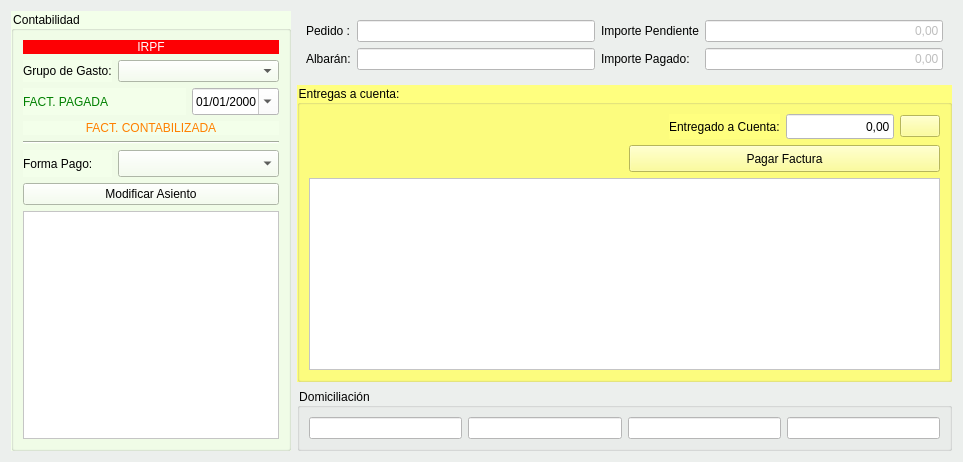
     <widget class="QWidget" name="tab_7">
      <property name="styleSheet">
       <string notr="true">background-color: #ecefed;</string>
      </property>
      <attribute name="title">
       <string>Procesos</string>
      </attribute>
      <layout class="QGridLayout" name="gridLayout_3">
       <item row="0" column="0" rowspan="3">
        <widget class="QGroupBox" name="groupBox_4">
         <property name="styleSheet">
          <string notr="true">background-color: rgb(243, 255, 234);</string>
         </property>
         <property name="title">
          <string>Contabilidad</string>
         </property>
         <layout class="QGridLayout" name="gridLayout_4">
          <item row="0" column="0">
           <layout class="QGridLayout" name="gridLayout_16">
            <item row="3" column="0" colspan="3">
             <widget class="QLabel" name="lblContabilizada">
              <property name="styleSheet">
               <string notr="true">color: rgb(255, 128, 0);</string>
              </property>
              <property name="text">
               <string>FACT. CONTABILIZADA</string>
              </property>
              <property name="alignment">
               <set>Qt::AlignCenter</set>
              </property>
             </widget>
            </item>
            <item row="5" column="0">
             <widget class="QLabel" name="label_31">
              <property name="text">
               <string>Forma Pago:</string>
              </property>
             </widget>
            </item>
            <item row="0" column="0" colspan="3">
             <widget class="QLabel" name="lblIRPF_4">
              <property name="styleSheet">
               <string notr="true">color: rgb(255, 255, 255);
font: 75 12pt &quot;Nimbus Mono L&quot;;
background-color: rgb(253, 0, 4);</string>
              </property>
              <property name="text">
               <string>IRPF</string>
              </property>
              <property name="alignment">
               <set>Qt::AlignCenter</set>
              </property>
             </widget>
            </item>
            <item row="2" column="0" colspan="2">
             <widget class="QLabel" name="lblFacturaPagada">
              <property name="styleSheet">
               <string notr="true">color: rgb(0, 128, 0);</string>
              </property>
              <property name="text">
               <string>FACT. PAGADA</string>
              </property>
             </widget>
            </item>
            <item row="2" column="2">
             <widget class="QDateEdit" name="txtdFechaCobro">
              <property name="minimumSize">
               <size>
                <width>0</width>
                <height>27</height>
               </size>
              </property>
              <property name="styleSheet">
               <string notr="true">background-color: rgb(255, 255, 255);</string>
              </property>
              <property name="displayFormat">
               <string>dd/MM/yyyy</string>
              </property>
              <property name="calendarPopup">
               <bool>true</bool>
              </property>
             </widget>
            </item>
            <item row="5" column="1" colspan="2">
             <widget class="QComboBox" name="cbocFormaPago">
              <property name="minimumSize">
               <size>
                <width>0</width>
                <height>27</height>
               </size>
              </property>
             </widget>
            </item>
            <item row="4" column="0" colspan="3">
             <widget class="Line" name="line_3">
              <property name="orientation">
               <enum>Qt::Horizontal</enum>
              </property>
             </widget>
            </item>
            <item row="1" column="0">
             <widget class="QLabel" name="label_21">
              <property name="text">
               <string>Grupo de Gasto:</string>
              </property>
             </widget>
            </item>
            <item row="1" column="1" colspan="2">
             <widget class="QComboBox" name="cbo_grupo_gasto"/>
            </item>
           </layout>
          </item>
          <item row="1" column="0">
           <widget class="QPushButton" name="pushButton">
            <property name="text">
             <string>Modificar Asiento</string>
            </property>
           </widget>
          </item>
          <item row="2" column="0">
           <widget class="QTableView" name="tablaAsientos">
            <property name="styleSheet">
             <string notr="true">background-color: rgb(255, 255, 255);
alternate-background-color: rgb(255, 253, 225);</string>
            </property>
            <property name="alternatingRowColors">
             <bool>true</bool>
            </property>
            <attribute name="horizontalHeaderStretchLastSection">
             <bool>true</bool>
            </attribute>
           </widget>
          </item>
         </layout>
        </widget>
       </item>
       <item row="0" column="1">
        <widget class="QFrame" name="frame_2">
         <layout class="QGridLayout" name="gridLayout_5">
          <item row="0" column="1">
           <widget class="QLineEdit" name="txtcPedidoProveedor">
            <property name="styleSheet">
             <string notr="true">background-color: rgb(255, 255, 255);</string>
            </property>
           </widget>
          </item>
          <item row="0" column="0">
           <widget class="QLabel" name="label_24">
            <property name="text">
             <string>Pedido :</string>
            </property>
           </widget>
          </item>
          <item row="0" column="3">
           <widget class="QLineEdit" name="txtrImportePendiente">
            <property name="enabled">
             <bool>false</bool>
            </property>
            <property name="styleSheet">
             <string notr="true">background-color: rgb(255, 255, 255);</string>
            </property>
            <property name="text">
             <string>0,00</string>
            </property>
            <property name="alignment">
             <set>Qt::AlignRight|Qt::AlignTrailing|Qt::AlignVCenter</set>
            </property>
            <property name="readOnly">
             <bool>true</bool>
            </property>
           </widget>
          </item>
          <item row="0" column="2">
           <widget class="QLabel" name="label_22">
            <property name="text">
             <string>Importe Pendiente</string>
            </property>
           </widget>
          </item>
          <item row="1" column="2">
           <widget class="QLabel" name="label_20">
            <property name="text">
             <string>Importe Pagado:</string>
            </property>
           </widget>
          </item>
          <item row="1" column="3">
           <widget class="QLineEdit" name="txtImportePagadoFactura">
            <property name="enabled">
             <bool>false</bool>
            </property>
            <property name="styleSheet">
             <string notr="true">background-color: rgb(255, 255, 255);</string>
            </property>
            <property name="text">
             <string>0,00</string>
            </property>
            <property name="alignment">
             <set>Qt::AlignRight|Qt::AlignTrailing|Qt::AlignVCenter</set>
            </property>
           </widget>
          </item>
          <item row="1" column="0">
           <widget class="QLabel" name="label_32">
            <property name="text">
             <string>Albarán:</string>
            </property>
           </widget>
          </item>
          <item row="1" column="1">
           <widget class="QLineEdit" name="txtAlbaran">
            <property name="styleSheet">
             <string notr="true">background-color: rgb(255, 255, 255);</string>
            </property>
           </widget>
          </item>
         </layout>
        </widget>
       </item>
       <item row="1" column="1">
        <widget class="QGroupBox" name="groupBox_3">
         <property name="styleSheet">
          <string notr="true">background-color: rgb(255, 255, 127);</string>
         </property>
         <property name="title">
          <string>Entregas a cuenta:</string>
         </property>
         <layout class="QGridLayout" name="gridLayout_8">
          <item row="0" column="0">
           <spacer name="horizontalSpacer_6">
            <property name="orientation">
             <enum>Qt::Horizontal</enum>
            </property>
            <property name="sizeHint" stdset="0">
             <size>
              <width>314</width>
              <height>20</height>
             </size>
            </property>
           </spacer>
          </item>
          <item row="2" column="0" colspan="2">
           <widget class="QTableView" name="tabla_entregas">
            <property name="styleSheet">
             <string notr="true">background-color: rgb(255, 255, 255);
alternate-background-color: rgb(255, 255, 222);</string>
            </property>
            <property name="alternatingRowColors">
             <bool>true</bool>
            </property>
           </widget>
          </item>
          <item row="0" column="1">
           <layout class="QHBoxLayout" name="horizontalLayout_8">
            <item>
             <spacer name="horizontalSpacer_8">
              <property name="orientation">
               <enum>Qt::Horizontal</enum>
              </property>
              <property name="sizeHint" stdset="0">
               <size>
                <width>40</width>
                <height>20</height>
               </size>
              </property>
             </spacer>
            </item>
            <item>
             <widget class="QLabel" name="label_23">
              <property name="text">
               <string>Entregado a Cuenta:</string>
              </property>
             </widget>
            </item>
            <item>
             <widget class="QLineEdit" name="txtrACuenta">
              <property name="minimumSize">
               <size>
                <width>0</width>
                <height>25</height>
               </size>
              </property>
              <property name="maximumSize">
               <size>
                <width>120</width>
                <height>16777215</height>
               </size>
              </property>
              <property name="styleSheet">
               <string notr="true">background-color: rgb(255, 255, 255);</string>
              </property>
              <property name="text">
               <string>0,00</string>
              </property>
              <property name="alignment">
               <set>Qt::AlignRight|Qt::AlignTrailing|Qt::AlignVCenter</set>
              </property>
             </widget>
            </item>
            <item>
             <widget class="QPushButton" name="pushButton_2">
              <property name="icon">
               <iconset resource="../maya.qrc">
                <normaloff>:/Icons/PNG/add.png</normaloff>:/Icons/PNG/add.png</iconset>
              </property>
              <property name="iconSize">
               <size>
                <width>15</width>
                <height>15</height>
               </size>
              </property>
             </widget>
            </item>
           </layout>
          </item>
          <item row="1" column="1">
           <widget class="QPushButton" name="btnCobrar">
            <property name="minimumSize">
             <size>
              <width>0</width>
              <height>27</height>
             </size>
            </property>
            <property name="text">
             <string>Pagar Factura</string>
            </property>
            <property name="icon">
             <iconset resource="../maya.qrc">
              <normaloff>:/Icons/PNG/Fp.png</normaloff>:/Icons/PNG/Fp.png</iconset>
            </property>
            <property name="iconSize">
             <size>
              <width>24</width>
              <height>24</height>
             </size>
            </property>
           </widget>
          </item>
         </layout>
        </widget>
       </item>
       <item row="2" column="1">
        <widget class="QGroupBox" name="groupBox">
         <property name="title">
          <string>Domiciliación</string>
         </property>
         <layout class="QHBoxLayout" name="horizontalLayout_9">
          <item>
           <widget class="QLineEdit" name="txtcCodigoEntidad">
            <property name="styleSheet">
             <string notr="true">background-color: rgb(255, 255, 255);</string>
            </property>
           </widget>
          </item>
          <item>
           <widget class="QLineEdit" name="txtcOficinaEntidad">
            <property name="styleSheet">
             <string notr="true">background-color: rgb(255, 255, 255);</string>
            </property>
           </widget>
          </item>
          <item>
           <widget class="QLineEdit" name="txtcDCCuenta">
            <property name="styleSheet">
             <string notr="true">background-color: rgb(255, 255, 255);</string>
            </property>
           </widget>
          </item>
          <item>
           <widget class="QLineEdit" name="txtcNumeroCuenta">
            <property name="styleSheet">
             <string notr="true">background-color: rgb(255, 255, 255);</string>
            </property>
           </widget>
          </item>
         </layout>
        </widget>
       </item>
      </layout>
     </widget>
